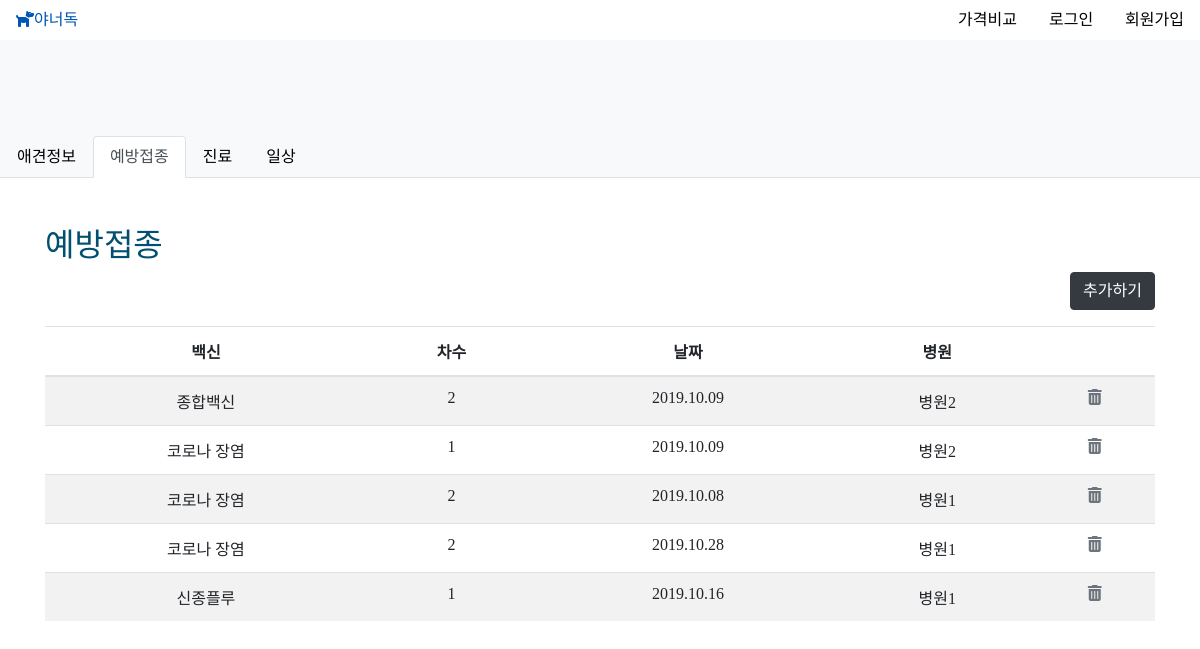
Page /diary/vaccination/1 on the committed database.
### diary/models.py (models this page shows)
class Vaccination(models.Model):
    kind = models.CharField(max_length=200)         #백신 종류
    count = models.CharField(max_length=200, blank=True)#몇차?
    date = models.DateTimeField('date published', null=True)   #날짜
    area = models.CharField(max_length=200)         #지역
    hospital = models.CharField(max_length=200)     #병원이름
    price = models.IntegerField(null=True)                   #가격
    record = models.TextField(blank=True)           #기타 기록
    dog = models.ForeignKey(Dog, on_delete=models.CASCADE)  #동물 id

### diary/views.py (the view)
# urls.py: path('/vaccination/<int:dog_id>', views.vaccination, name='vaccination'),
def vaccination(request, dog_id):
    dog_info = Dog.objects.get(num = dog_id)
    dog_pk = dog_id
    dog_infos = Dog.objects.filter(user=request.user.get_username())
    vaccins = Vaccination.objects.filter(dog=dog_pk)
    return render(request, 'diary_vaccination.html', {"vaccins":vaccins, "dog_num":dog_pk, "dog_infos":dog_infos})

### mainapp/templates/diary_vaccination.html (shortened to what this page needs)
{% extends 'base.html' %}
{% block content %}
{% load staticfiles %}
<div class="container-fluid bg-light d-flex justify-content-center pt-5 pb-5">
</div>
<div class="container-fluid pl-0 pr-0">
    <nav>
        <div class="nav nav-tabs bg-light">
            <a class="nav-item nav-link " href="{% url 'diary_dog' dog_num %}" aria-selected="false">애견정보</a>
            <a class="nav-item nav-link active" href="#" aria-selected="true">예방접종</a>
            <a class="nav-item nav-link" href="{% url 'diagnosis' dog_num %}" aria-selected="false">진료</a>
          <a class="nav-item nav-link" href="{% url 'dailylife' dog_num %}" aria-selected="false">일상</a>
          </div>
      </nav>
      <div class="tab-content" id="nav-tabContent">
        <div class="container mt-5 tab-pane fade show active">
          <div class="row d-flex justify-content-between ">
            <div class="col">
              <h2>예방접종</h2>
            </div>
          </div>
          <div class="row mb-3">
            <div class="col text-right">
              <button type="button" class="btn btn-dark" data-toggle="modal" data-target="#vaccin">
                  추가하기
              </button>
            </div>
          </div>
            <table class="table table-striped text-center">
                    <thead>
                      <tr>
                        <th scope="col">백신</th>
                        <th scope="col">차수</th>
                        <th scope="col">날짜</th>
                        <th scope="col">병원</th>
                        <th scope="col"></th>
                      </tr>
                    </thead>
                    <tbody>
                        {% for i in vaccins%}
                            <tr>
                              <td>{{i.kind}}</td>
                              <td>{{i.count}}</td>
                              <td>{{i.date | date:"Y.m.d"}}</td>
                              <td>{{i.hospital}}</td>
                              <td>
                                <a href="{% url 'vaccin_delete' i.id dog_num %}"><i class="fas fa-trash-alt text-secondary"></i></a>
                              </td>
                            </tr>
                          {%endfor%}
                    </tbody>
                  </table>
        </div>
      </div>
</div>
{% endblock %}

### mainapp/templates/base.html (shortened to what this page needs)
<link rel="stylesheet" href="https://stackpath.bootstrapcdn.com/bootstrap/4.3.1/css/bootstrap.min.css">
<div class="row">
    <div class="col">
        <a class="nav-link" href="/"><i class="fas fa-dog"></i>야너독</a>
    </div>
    <div class="col">
        <ul class="nav justify-content-end">
            <li class="nav-item">
            <a class="nav-link" href="/price">가격비교</a>
            </li>
            {% if user.is_authenticated %}
                <li class="nav-item">
                    <a class="nav-link" href="/diary">다이어리</a>
                </li>
                <li class="nav-item">
                    <a class="nav-link" href="javascript:{document.getElementById('logout').submit()}">Logout</a>
                    <form class="m-0" id="logout" method="POST" action="{% url 'logout' %}">
                        {% csrf_token %} <input type="hidden" />
                    </form>
                </li>
            {% else %}
                <li class="nav-item">
                    <a class="nav-link " href="{% url 'login' %}" tabindex="-1" aria-disabled="">로그인</a>
                </li>
                <li class="nav-item">
                    <a class="nav-link " href="{% url 'signup' %}" tabindex="-1" aria-disabled="">회원가입</a>
                </li>
            {% endif %}
        </ul>
    </div>
</div>
    {% block content %}
    {% endblock %}

### mainapp/templates/base.html (style rules this page uses)
* { font-family: 'S-CoreDream-7ExtraBold'; }
a { color : black; }
h2 { color : rgb(1,80,113); }

### rows in the picture
Vaccination: kind "종합백신", count "2", date "2019.10.09", hospital "병원2"
Vaccination: kind "코로나 장염", count "1", date "2019.10.09", hospital "병원2"
Vaccination: kind "코로나 장염", count "2", date "2019.10.08", hospital "병원1"
Vaccination: kind "코로나 장염", count "2", date "2019.10.28", hospital "병원1"
Vaccination: kind "신종플루", count "1", date "2019.10.16", hospital "병원1"
